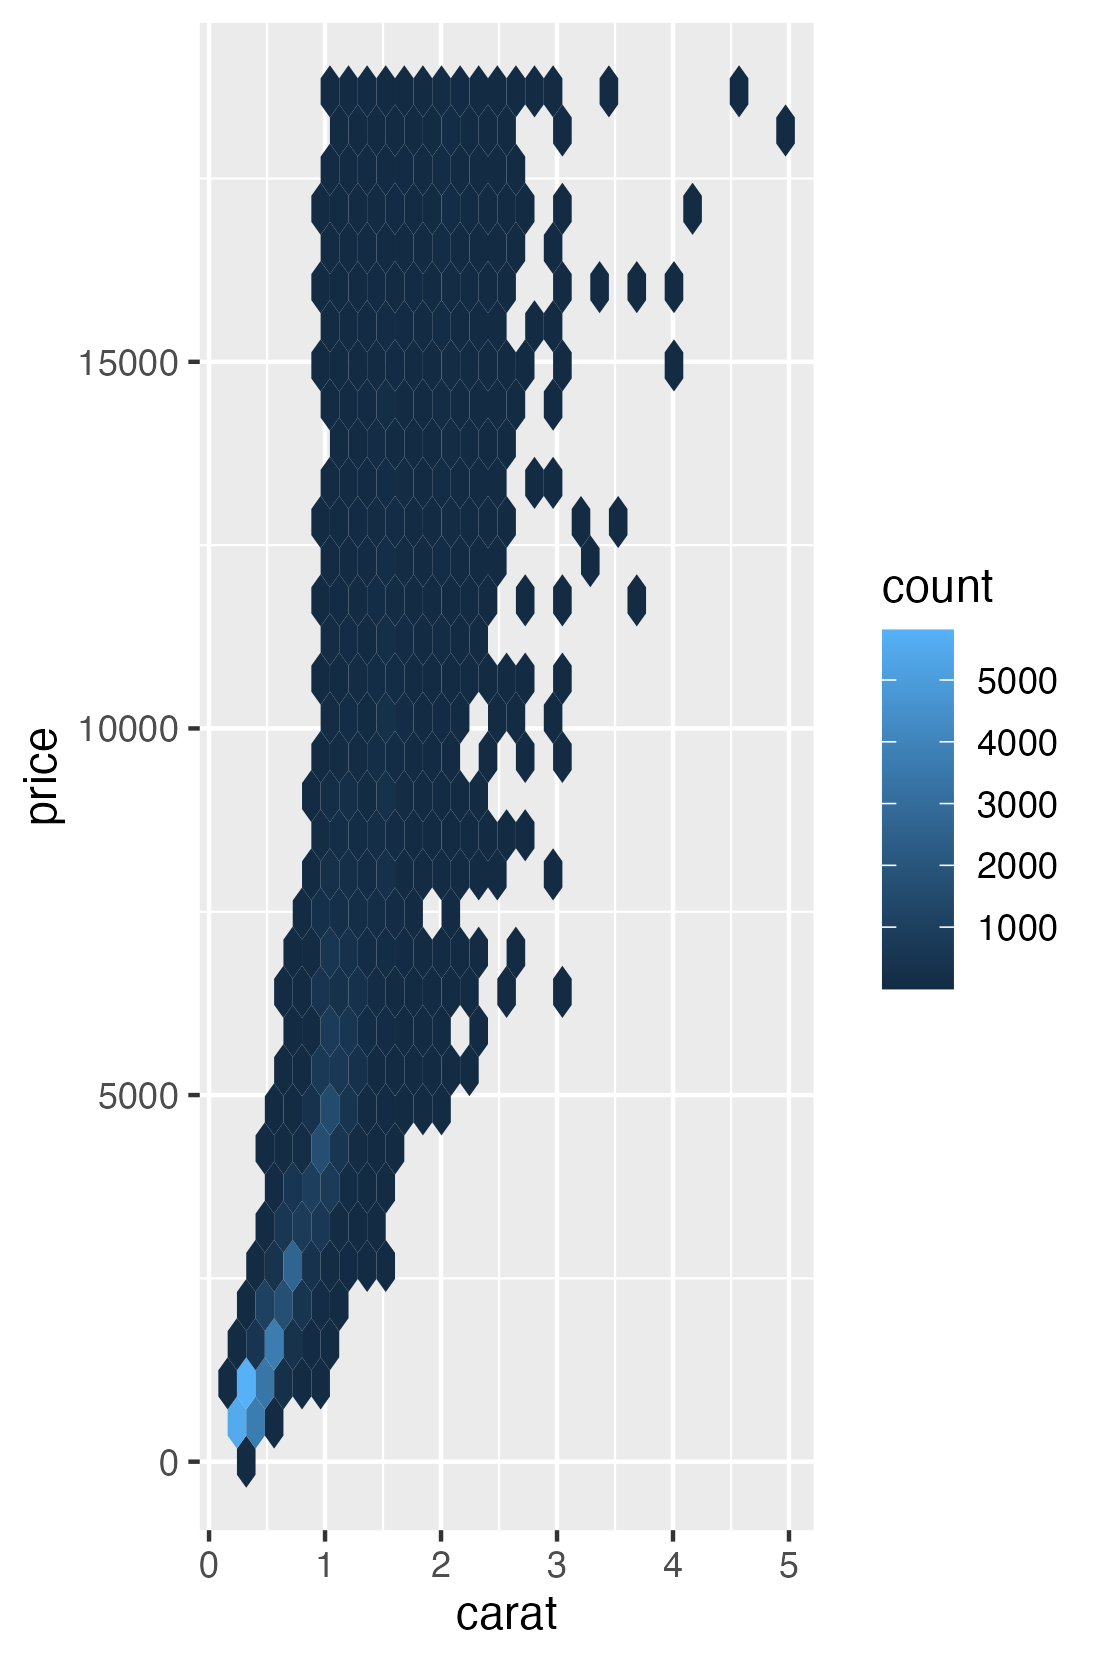

Source code (R):
library(tidyverse)

ggplot(diamonds, aes(x = carat, y = price)) +
  geom_hex()
ggsave("diamonds.png")

write_csv(diamonds, "data/diamonds.csv")